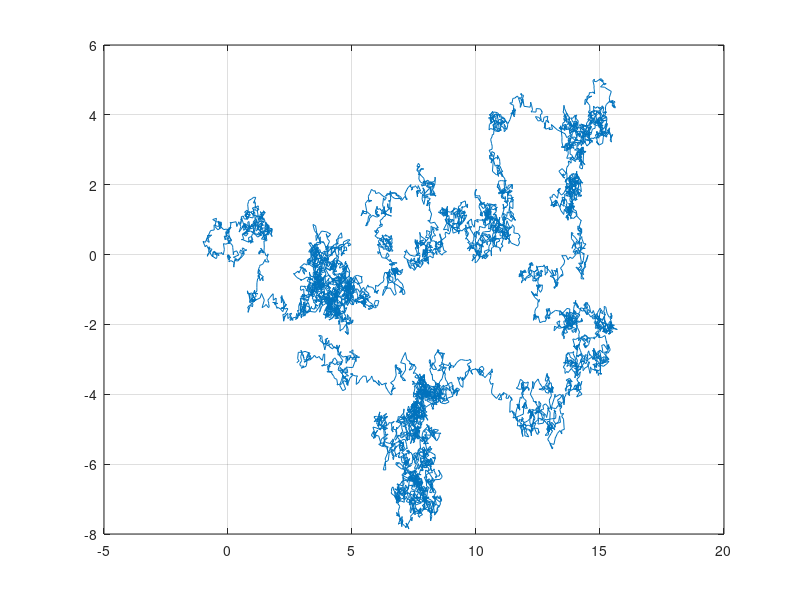

Here is the MATLAB script that generated this plot:
% brownian_2d.m simulates a two-dimensional Brownian motion

  N=10000;            % number of steps to take
  T=70;               % maximum time
  h=T/N;              % time step
  t=(0:h:T);          % t is the vector [0 1h 2h 3h ... Nh]
  sigma = 1.0;        % strength of noise

  x=zeros(size(t));   % place to store x locations
  y=zeros(size(t));   % place to store y locations

  x(1)=0.0;           % initial x location
  y(1)=0.0;           % initial y location
  for i=1:N           % take N steps
    x(i+1)=x(i)+sigma*sqrt(h)*randn;
    y(i+1)=y(i)+sigma*sqrt(h)*randn;
  end;

  plot(x,y);
  grid on             % add a grid to axes
%  axis([0 T -3 8]);   % set axis limits
